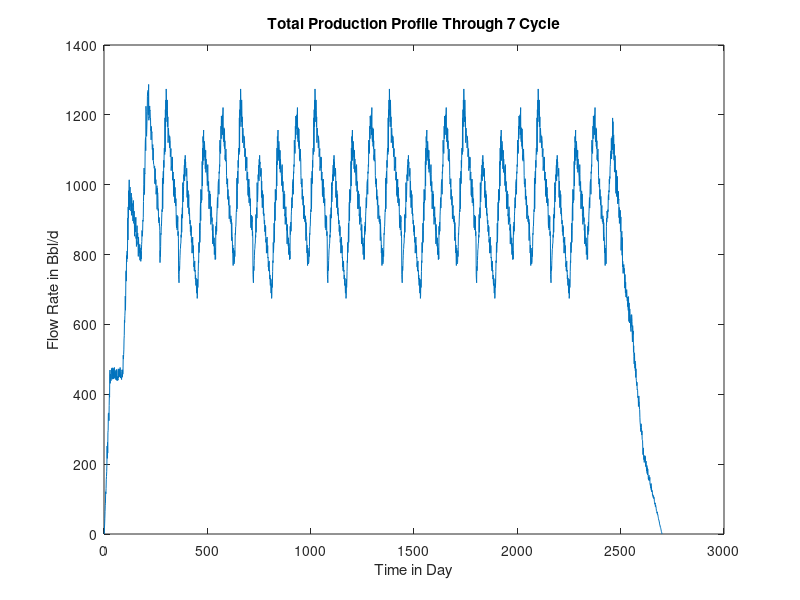
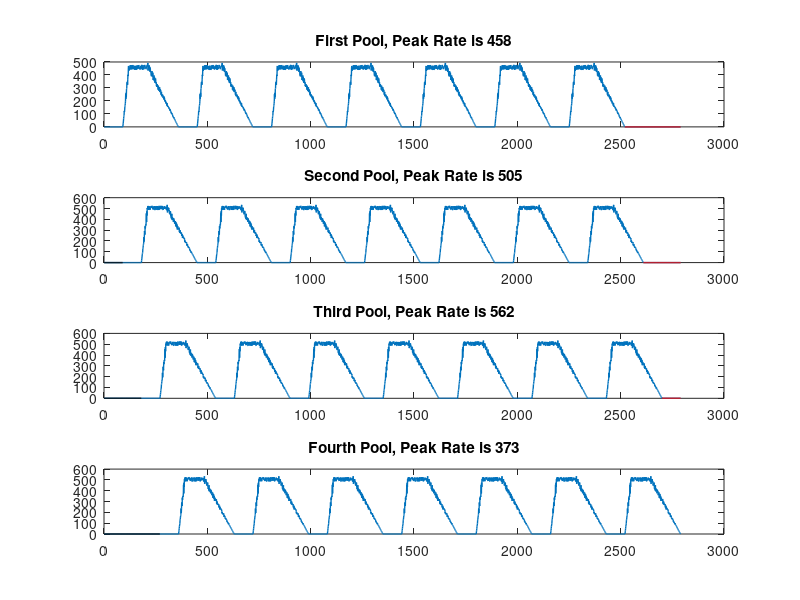
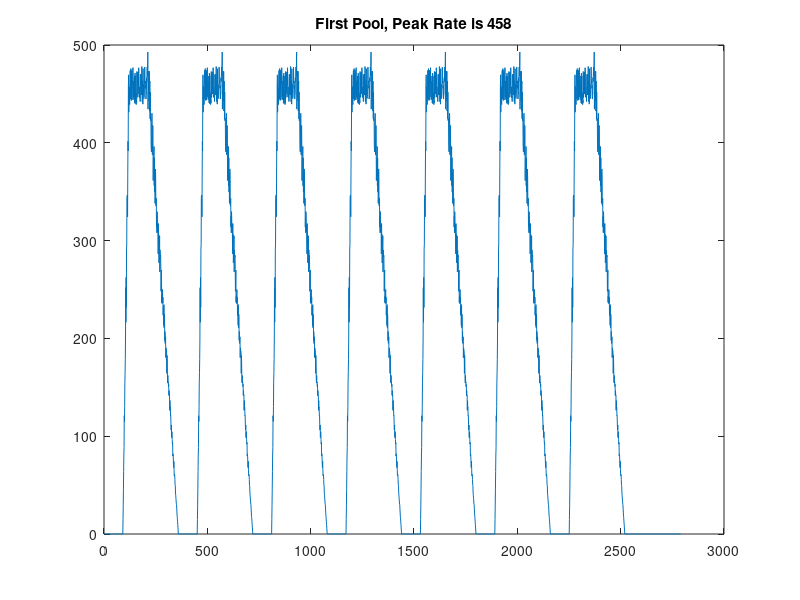
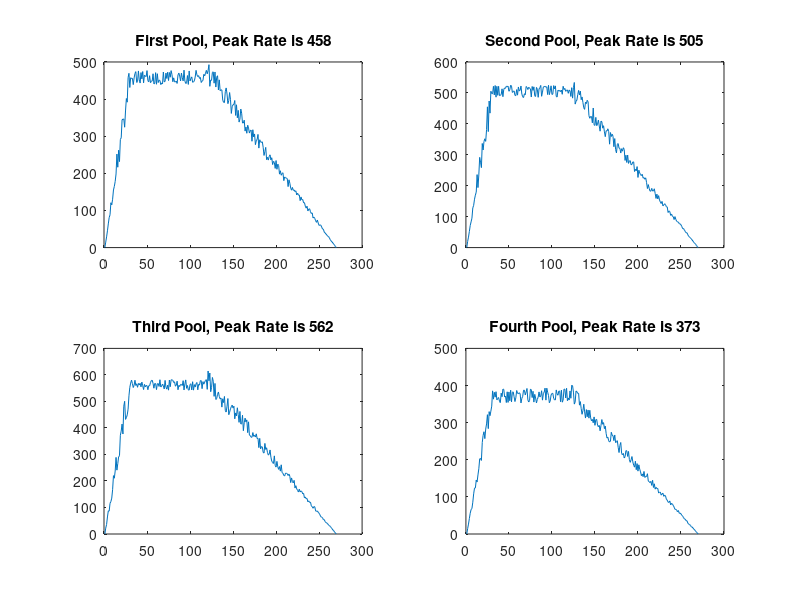

MATLAB code to generate these figures, in order:
pl1=550000;
pl2=606000;
pl3=674000;
pl4=447000;
pl1=round(0.15*pl1/180);
pl2=round(0.15*pl2/180);
pl3=round(0.15*pl3/180);
pl4=round(0.15*pl4/180);

pool=[pl1 pl2 pl3 pl4]; % you can change this number to number what you want.
                        % each one is peak rate of one pool. 
                        % for example: 1st pool peak rate is 475 stbpd

FlowRates=zeros(4,270);

for i=1:size(pool,2)
    a=linspace(0,1,30).*(0.85+0.3*rand(1,30))*pool(i);
    b=(pool(i)-20+(40)*rand(1,90));
    c=flip(linspace(0,1,150)).*(0.95+0.15*rand(1,150))*pool(i);
    FlowRates(i,:)=[a b c];
end
A=FlowRates;


%% When Production Period Start
% 7 Cycle for each pool

%First Production cycle
ProductionProfile=zeros(1,2700);
ProductionProfile(1:90)=FlowRates(1,1:90); %2 inj
ProductionProfile(91:180)=FlowRates(1,91:180)+FlowRates(2,1:90); %3 inj
ProductionProfile(181:270)=FlowRates(1,181:270)+FlowRates(2,91:180)+FlowRates(3,1:90); %4 inj
for i=1:6
    for j=1
        ProductionProfile(360*i-89:360*i)=FlowRates(j+1,1:90)+FlowRates(j+2,91:180)+FlowRates(j+3,181:270);
    end
    for j=2
       ProductionProfile(360*i+1:360*i+90)=FlowRates(j-1,1:90)+FlowRates(j+2,91:180)+FlowRates(j+1,181:270);
    end
    for j=3
        ProductionProfile(360*i+91:360*i+180)=FlowRates(j-1,1:90)+FlowRates(j-2,91:180)+FlowRates(j+1,181:270);
    end
    for j=4
        ProductionProfile(360*i+181:360*i+270)=FlowRates(j-3,1:90)+FlowRates(j-2,91:180)+FlowRates(j-1,181:270);
    end
end
ProductionProfile(2431:2520)=FlowRates(4,1:90)+FlowRates(3,91:180)+FlowRates(2,181:270);
ProductionProfile(2521:2610)=FlowRates(4,91:180)+FlowRates(3,181:270);
ProductionProfile(2611:2700)=FlowRates(4,181:270);

figure;
plot(ProductionProfile)
ylabel('Flow Rate in Bbl/d');
xlabel('Time in Day');
title('Total Production Profile Through 7 Cycle')


%% 2nd part
FlowRates=[zeros(4,90) FlowRates];

prodprof=zeros(4,2790);
for i=1:4
    for j=1:7
        prodprof(i,((360*(j-1))+1):360*j)=FlowRates(i,:);
    end
end

nw=zeros(4,2790);
nw(1,:)=prodprof(1,:);
nw(2,:)=[zeros(1,90) prodprof(2,1:end-90)];
nw(3,:)=[zeros(1,180) prodprof(2,1:end-180)];
nw(4,:)=[zeros(1,270) prodprof(2,1:end-270)];

s=size(nw,2);

figure;
subplot(4,1,1)
plot(nw(1,:), 'LineWidth', 1)
hold on
plot(s-270:s,nw(1,(end-270:end)), 'r', 'LineWidth', 1);
hold off
title(sprintf(' First Pool, Peak Rate is %s ' , num2str(pool(1))));

subplot(4,1,2)
plot(nw(2,:), 'LineWidth', 1)
hold on
plot(s-180:s,nw(2,(end-180:end)), 'r', 'LineWidth', 1);
plot(1:90,nw(2,(1:90)), 'k', 'LineWidth', 1);
hold off
title(sprintf(' Second Pool, Peak Rate is %s ' , num2str(pool(2))));


subplot(4,1,3)
plot(nw(3,:), 'LineWidth', 1)
hold on
plot(s-90:s,nw(3,(end-90:end)), 'r', 'LineWidth', 1);
plot(1:180,nw(3,(1:180)), 'k', 'LineWidth', 1);
hold off
title(sprintf(' Third Pool, Peak Rate is %s ' , num2str(pool(3))));

subplot(4,1,4)
plot(nw(4,:), 'LineWidth', 1)
hold on
plot(1:270,nw(4,(1:270)), 'k', 'LineWidth', 1);
hold off
title(sprintf(' Fourth Pool, Peak Rate is %s ' , num2str(pool(4))));

%% 3rd part
figure
subplot(1,1,1)
plot(nw(1,:))
title(sprintf(' First Pool, Peak Rate is %s ' , num2str(pool(1))));

%% 4th part
figure
subplot(2,2,1)
plot(A(1,:))
title(sprintf(' First Pool, Peak Rate is %s ' , num2str(pool(1))));

subplot(2,2,2)
plot(A(2,:))
title(sprintf(' Second Pool, Peak Rate is %s ' , num2str(pool(2))));


subplot(2,2,3)
plot(A(3,:))
title(sprintf(' Third Pool, Peak Rate is %s ' , num2str(pool(3))));

subplot(2,2,4)
plot(A(4,:))
title(sprintf(' Fourth Pool, Peak Rate is %s ' , num2str(pool(4))));


%% 5th part

figure;
plot(A(1,:))
ylabel('Flow Rate in Bbl/d');
xlabel('Time in Day');
title(sprintf('First Pool, Peak Rate is %s ' , num2str(pool(1))));
% for i=1:size(pool,2)
% plot(FlowRates(i,:)); hold on
% end 
% ylabel('Flow Rate in Bbl/d');
% xlabel('Time in Day');
% title('Flow Rates of the 4 Pools vs Time')
% legend('Flow Profile of Pool 1','Flow Profile of Pool 2','Flow Profile of Pool 3','Flow Profile of Pool 4')
% hold off;

